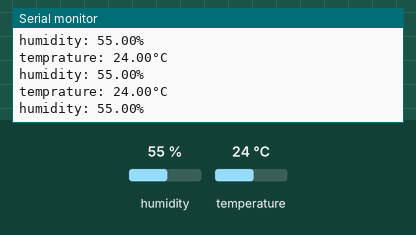
A sketch run on a simulated Arduino Uno, built with avr-gcc and run on an emulated ATmega328P. On the bench: the last lines printed to the serial monitor. The inputs (shaded band) are chosen by the test bench; at power-on: humidity 55 %, temperature 24 °C.

Above: at 2.8 s.
2.9 s: humidity set to 22 %
At 4.4 s:
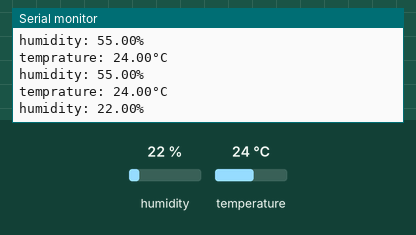
5.6 s: temperature set to 12 °C
At 5.91 s:
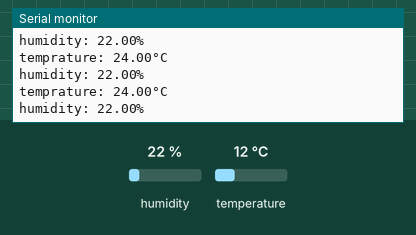
8.3 s: humidity set to 40 %
At 8.45 s:
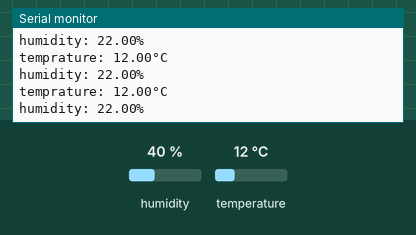
Timing chart, 0 to 11.3 s (numbered marks = the images above; inputs shaded):
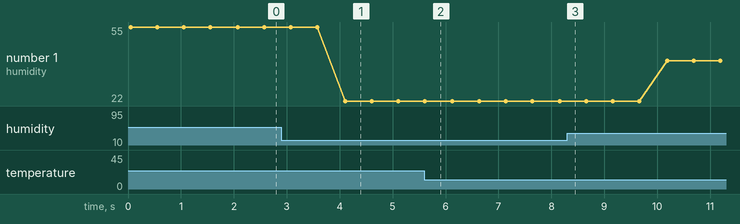

The sketch:

13_Dht11.ino
```cpp
#include <DHT.h>
#define DHTPIN 2
#define DHTTYPE DHT11
DHT dht(DHTPIN, DHTTYPE);

void setup() {
  Serial.begin(9600);
  dht.begin();
}

void loop() {
  // put your main code here, to run repeatedly:
  float h = dht.readHumidity();
  float t = dht.readTemperature();

  if (isnan(h) || isnan(t)) {
    Serial.println("Failed to read");
    return;
  }

  Serial.print("temprature: ");
  Serial.print(t);
  Serial.println("°C \t");

  Serial.print("humidity: ");
  Serial.print(h);
  Serial.println("% \t");

  delay(500);
}
```

Measured:
- after the input at 2.9 s, the serial monitor: prints a new line after 1.2 s (image 1)
- plotted number 1: 55 → 22 after the input at 2.9 s, 22 → 40 after the input at 8.3 s
